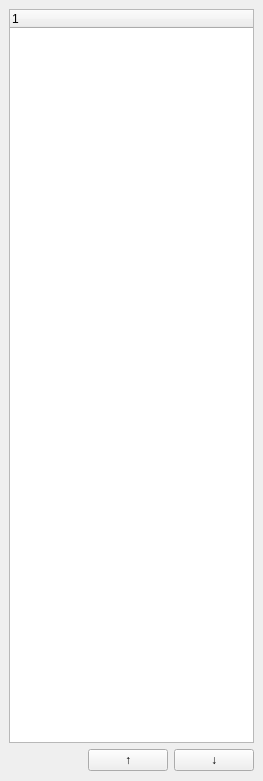
<?xml version="1.0" encoding="UTF-8"?>
<ui version="4.0">
 <class>layerDialog</class>
 <widget class="QDockWidget" name="layerDialog">
  <property name="geometry">
   <rect>
    <x>0</x>
    <y>0</y>
    <width>263</width>
    <height>781</height>
   </rect>
  </property>
  <property name="windowTitle">
   <string>Layer Dialog</string>
  </property>
  <widget class="QWidget" name="dockWidgetContents">
   <layout class="QVBoxLayout" name="verticalLayout">
    <item>
     <widget class="QTreeWidget" name="modelTreeWidget">
      <property name="sizePolicy">
       <sizepolicy hsizetype="Expanding" vsizetype="Expanding">
        <horstretch>0</horstretch>
        <verstretch>1</verstretch>
       </sizepolicy>
      </property>
      <column>
       <property name="text">
        <string notr="true">1</string>
       </property>
      </column>
     </widget>
    </item>
    <item>
     <layout class="QHBoxLayout" name="horizontalLayout">
      <item>
       <spacer name="horizontalSpacer">
        <property name="orientation">
         <enum>Qt::Horizontal</enum>
        </property>
        <property name="sizeHint" stdset="0">
         <size>
          <width>28</width>
          <height>23</height>
         </size>
        </property>
       </spacer>
      </item>
      <item>
       <widget class="QPushButton" name="moveModelUp">
        <property name="text">
         <string>↑</string>
        </property>
       </widget>
      </item>
      <item>
       <widget class="QPushButton" name="moveModelDown">
        <property name="text">
         <string>↓</string>
        </property>
        <property name="flat">
         <bool>false</bool>
        </property>
       </widget>
      </item>
     </layout>
    </item>
   </layout>
  </widget>
 </widget>
 <resources/>
 <connections/>
</ui>
